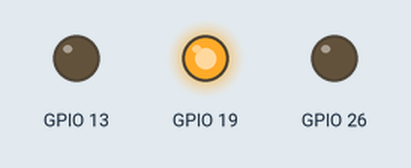
Simulated run of this program. Board: Raspberry Pi (BCM pin numbers). Parts: output pins drawn as LEDs (lit = HIGH). At 35.7 s the program stops and its outputs stay as they are.

Above: at 0.1 s.
At 2.1 s:
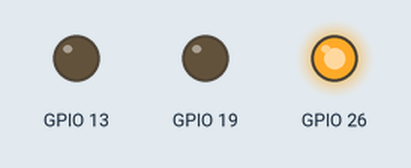
At 4.1 s:
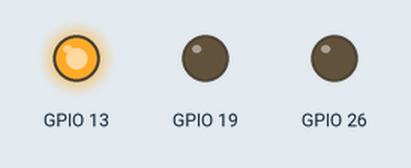
At 35.7 s:
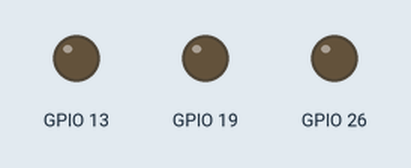
Timing chart, 0 to 37.2 s (numbered marks = the images above):
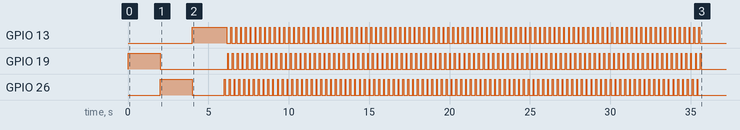

The program:

crazyblink.py
```python
import RPi.GPIO as GPIO
from time import sleep

GPIO.setmode(GPIO.BCM)
GPIO.setwarnings(False)

GPIO.setup(26,GPIO.OUT)
GPIO.setup(19,GPIO.OUT)
GPIO.setup(13,GPIO.OUT)

stopp = 0

while stopp != 1:
	stopp = 1
	GPIO.output(26,GPIO.LOW)
	GPIO.output(19,GPIO.HIGH)
	sleep(2)
	GPIO.output(19,GPIO.LOW)
	GPIO.output(26,GPIO.HIGH)
	sleep(2)
	GPIO.output(26,GPIO.LOW)
	GPIO.output(13,GPIO.HIGH)
	sleep(2)
	#Crazy
	t = 100
	while 1 < t:

		t = t - 1
		GPIO.output(26,GPIO.HIGH)
		sleep(0.05)
		GPIO.output(26,GPIO.LOW)
		sleep(0.05)
		GPIO.output(13,GPIO.HIGH)
		sleep(0.05)
		GPIO.output(13,GPIO.LOW)
		sleep(0.05)
		GPIO.output(19,GPIO.HIGH)
		sleep(0.05)
		GPIO.output(19,GPIO.LOW)
		sleep(0.05)

	#skru av alle
	GPIO.output(13,GPIO.LOW)
	GPIO.output(26,GPIO.LOW)
	GPIO.output(19,GPIO.LOW)
GPIO.cleanup()
```
